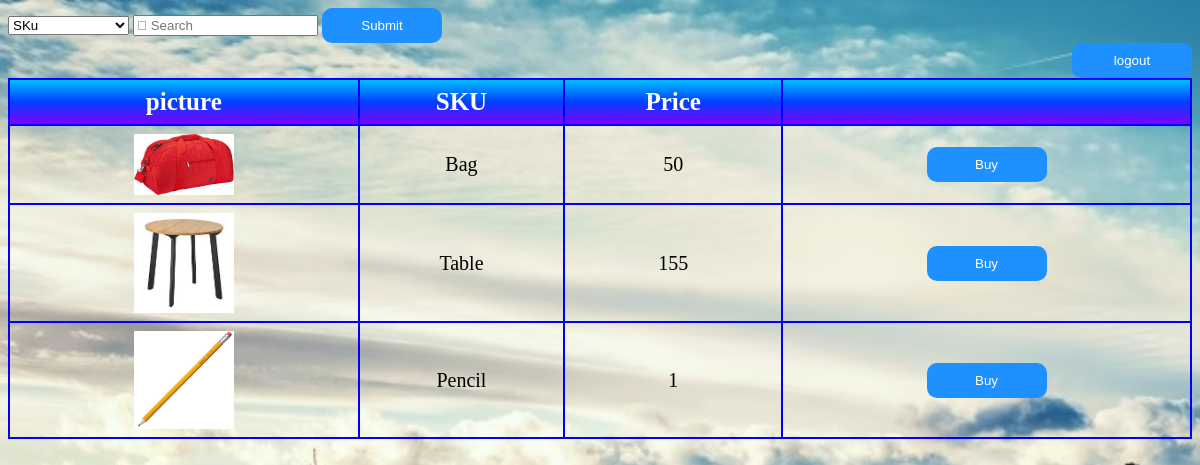
The app's page /home.php with its own data.
### tables this page shows
CREATE TABLE `tb_item` (
  `Id` int(11) NOT NULL,
  `Picture` varchar(400) NOT NULL,
  `SKU` varchar(250) NOT NULL,
  `Quantity` varchar(250) NOT NULL,
  `Price` varchar(250) NOT NULL
);

### home.php (the view, shortened to what this page needs)
 <?php
include_once('include/db.php');
$query="SELECT * FROM tb_item";
$sql=mysqli_query($conn,$query);
?>
<head>
	<link href="https://cdnjs.cloudflare.com/ajax/libs/font-awesome/4.7.0/css/font-awesome.min.css" rel="stylesheet"/>
	<head>
		<link href="http://cdnjs.cloudflare.com/ajax/libs/font-awesome/4.7.0/css/font-awesome.min.css" rel="stylesheet"/>
	</head>
	<div>
		<select name="select">
			<option value="SKU">SKu</option>
		</select>
		<input type="text" class="empty" placeholder="&#xF002; Search" name="search_data">
		<button type="submit" name="submit" class="button">Submit</button>
	</div>
<div class="blocks">
	<span class="pull-right"><button type="button" onclick="window.location.href='index.php?action=logout'">
	logout</button></span>
	</div><br>
	<div class="container">
		<?php
if ($_SESSION["per"]=="admin"){
?>
	<table>
		<thead>
		<th>Picture</th>
		<th>SKU</th>
		<th>Quanlity</th>
		<th>Price per item</th>
		<th>Add Out Stock</th>
		<th>Delete Item</th>.
	</thead>
	<tbody>
<?php while($row=mysqli_fetch_array($sql)){?>
	<tr>
	<td><?php
			if($row['Picture']==""){
				echo "<input type='file' name='image".$row['Id']."' value=''>";
				echo "<input type='submit' name='".$row['SKU']."'>";
			}else{
				echo"<img style='width:100px;' src='".$row['Picture']."'>";
			}
			?>
	</td>
	<td><?=$row['SKU']?></td>
	<td><?=$row['Quantity']?></td>
	<td><?=$row['Price']?></td>
	<td>
	<button type="button" onclick="window.location.href='edit.php?SKU=<?=$row['SKU']?>'" class="btn">Add Stock</button>
	<button type="button" onclick="window.location.href='edit.php?SKU=<?=$row['SKU']?>'" class="btn">Out Stock</button>
	</td>
		<td>
			<a href="home.php?SKU=<?=$row['SKU']?>&action=delete"
			onclick="return confirm('Are you sure want to delete');">
			<button type="button">Delete</button>
			</a>
		</td>
</tr>
<?php }?>
</tbody>
</table>
<?php }else{?>
	<table>
		<thead>
			<th>picture</th>
			<th>SKU</th>
			<th>Price</th>
			<th></th>
		</thead>
		<tbody>
<?php while($row=mysqli_fetch_array($sql)){?>
<tr>
	<td><?php
			if($row['Picture']==""){
				echo "<input type='file' name='image".$row['Id']."' value=''>";
				echo "<input type='submit' name='".$row['SKU']."'>";
			}else{
				echo"<img style='width:100px;' src='".$row['Picture']."'>";
			}
			?>
</td>
<td><?=$row['SKU']?></td>
<td><?=$row['Price']?></td>
<td><button type="button" onclick="window.location.href='quantity.php?SKU=<?=$row['SKU']?>'" class="btn">Buy</button></td>
</tr>
<?php }?>
</tbody>
</table>
<?php }?>
</div>

### home.php (style rules this page uses)
table { border-collapse:collapse;width:100%; }
th, td { border: 2px solid #0000ff; padding:8px; color:black; font-size: 20px; text-align: center; }
th { color: white; font-size: 25px; background-image: linear-gradient(#00bfff,#0040ff,#8000ff) }
button { padding: 8px; width: 120px; font-size: :16px; border: 2px solid dodgerblue; border-radius: 10px; color:white; background-color:dodgerblue; }

### records on screen
tb_item: Picture (picture), SKU "Bag", Price "50"
tb_item: Picture (picture), SKU "Table", Price "155"
tb_item: Picture (picture), SKU "Pencil", Price "1"
